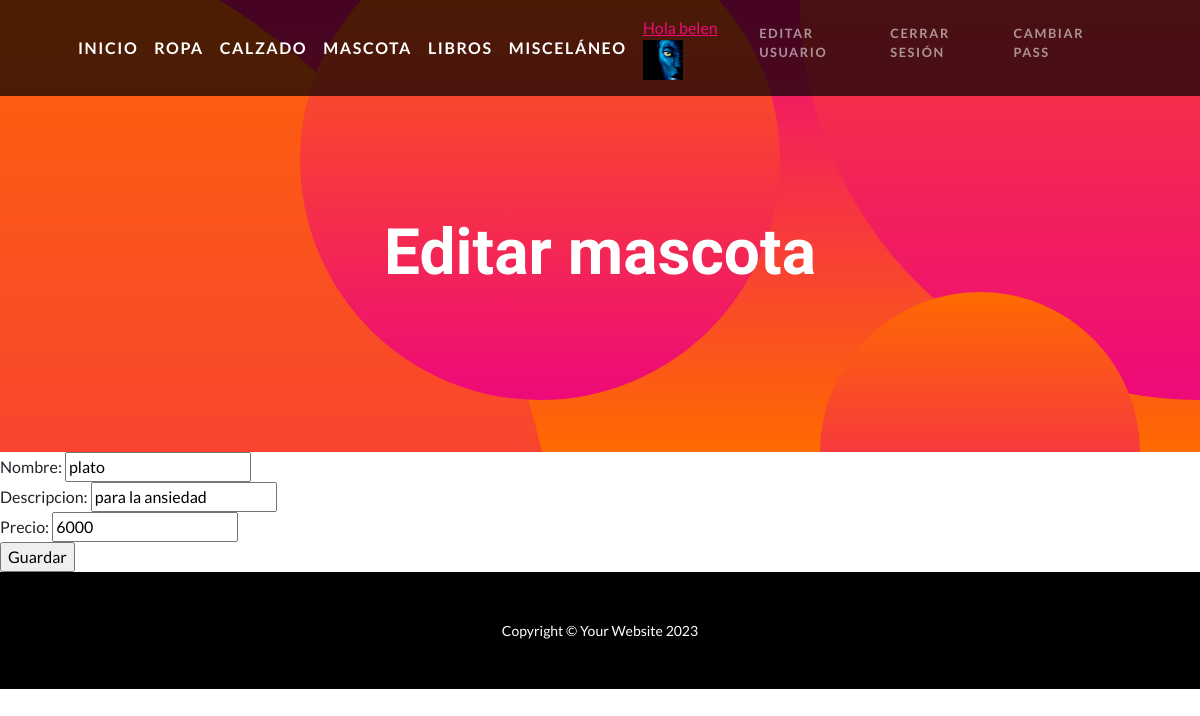
The page /ReignsApp/editar_mascota/1 (signed in) on the database its author committed.
### ReignsApp/models.py (models this page shows, shortened)
class Avatar(models.Model):
    usuario = models.ForeignKey(User, on_delete=models.CASCADE)
    imagen = models.ImageField(upload_to="avatares", null=True, blank=True)

class Mascota(models.Model):
    nombre = models.CharField(max_length=20)
    descripcion = models.CharField(max_length=40)
    precio = models.IntegerField()

### ReignsApp/views.py (the view)
# urls.py: path("editar_mascota/<int:pk>", EditarMascota.as_view(), name="MascotaEditar"),
class EditarMascota(LoginRequiredMixin, UpdateView):
    model = Mascota
    template_name = "ReignsApp/Mascota/editar_mascota.html"
    fields = ["nombre","descripcion","precio"]
    success_url = "/ReignsApp/lista_mascota/"

### ReignsApp/Templates/ReignsApp/Mascota/editar_mascota.html
{% extends "ReignsApp/padre.html" %}
{% load static %}
{% block titulo %}
<h2 class="masthead-subheading mb-0">Editar mascota</h2>
{% endblock %}
{% block contenido %}
<form action="" method="post"> {% csrf_token %}
    {{ form }}
<input type="submit" value="Guardar">
</form>
{% endblock %}

### ReignsApp/Templates/ReignsApp/padre.html (shortened to what this page needs)
<!DOCTYPE html>
<html lang="en">
    <head>
        {% load static %}
        <link href="{% static 'ReignsApp/css/styles.css' %}" rel="stylesheet" />
    </head>
    <body id="page-top">
        <nav class="navbar navbar-expand-lg navbar-dark navbar-custom fixed-top">
            <div class="container px-5">
                <a class="navbar-brand" href="{% url 'Home' %}">Inicio</a>
                <a class="navbar-brand" href="{% url 'RopaLeer' %}">Ropa</a>
                <a class="navbar-brand" href="{% url 'CalzadosLeer' %}">Calzado</a>
                <a class="navbar-brand" href="{% url 'MascotaLeer' %}">Mascota</a>
                <a class="navbar-brand" href="{% url 'LibroLeer' %}">Libros</a>
                <a class="navbar-brand" href="{% url 'MiscelaneoLeer' %}">Misceláneo</a>
                <div class="collapse navbar-collapse" id="navbarResponsive">
                    <ul class="navbar-nav ms-auto">
                        {% if user.is_authenticated %}
                        <li class="nav-item"><a href="{% url 'Nuevo Avatar' %}">Hola {{user.first_name}} </a>
                        <img src="{{user.avatar_set.first.imagen.url}}" width="40px" height="40px" alt"Error al cargar">
                        <li class="nav-item"><a class="nav-link" href="{% url 'Editar Usuario' %}">Editar Usuario </a>
                        <li class="nav-item"><a class="nav-link" href="{% url 'Cerrar Sesión' %}">Cerrar Sesión</a></li>
                        <li class="nav-item"><a class="nav-link" href="{% url 'Cambiar Contra' %}">Cambiar Pass</a></li>
                        {% else %}
                        <li class="nav-item"><a class="nav-link" href="{% url 'Registrarse' %}">Registrarse</a></li>
                        <li class="nav-item"><a class="nav-link" href="{% url 'Iniciar Sesión' %}">Iniciar Sesión</a></li>
                        {% endif %}
                    </ul>
                </div>
            </div>
        </nav>
        <header class="masthead text-center text-white">
            <div class="masthead-content">
                <div class="container px-5">
                    {% block titulo %}
                    {% endblock %}
                </div>
            </div>
            <div class="bg-circle-1 bg-circle"></div>
            <div class="bg-circle-2 bg-circle"></div>
            <div class="bg-circle-3 bg-circle"></div>
            <div class="bg-circle-4 bg-circle"></div>
        </header>
        {% block contenido %}{% endblock %}
        <footer class="py-5 bg-black">
            <div class="container px-5"><p class="m-0 text-center text-white small">Copyright &copy; Your Website 2023</p></div>
        </footer>
    </body>
</html>

### rows shown on the page
Mascota: nombre "plato", descripcion "para la ansiedad", precio "6000"

### other values the page prints
{{ user.first_name }} "belen"
